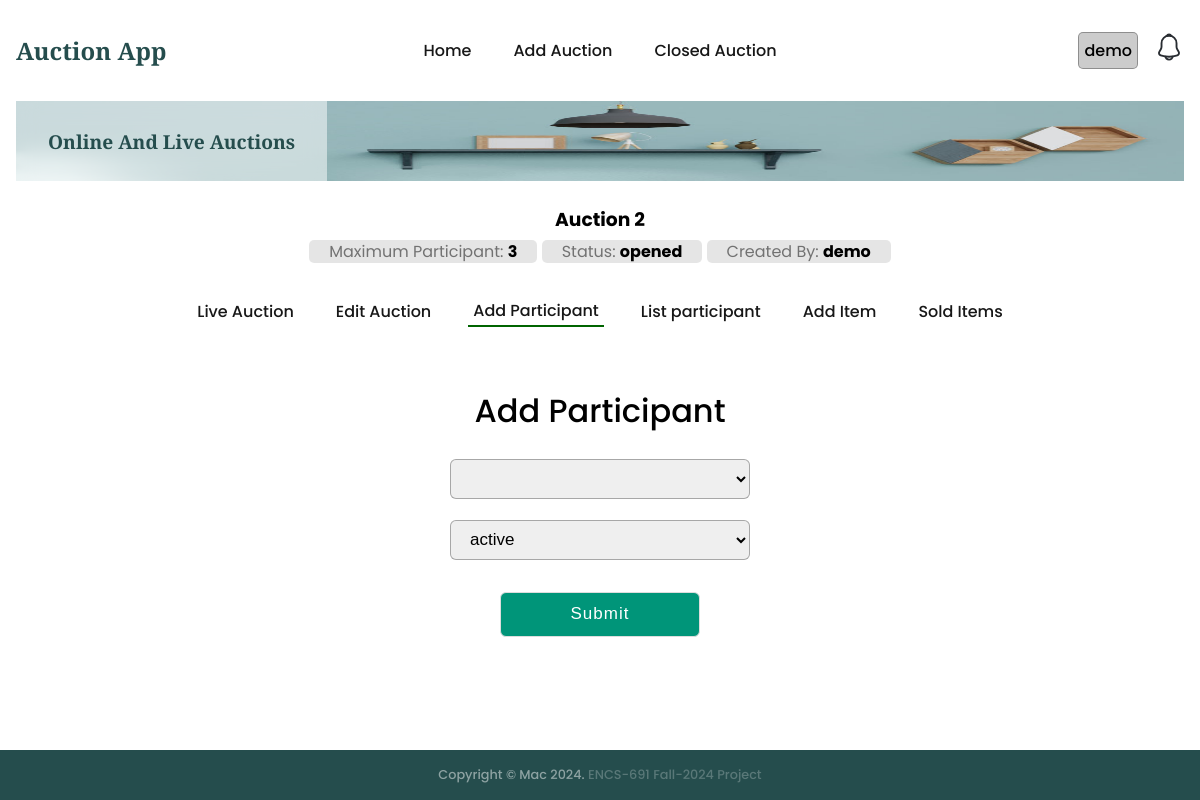
Before: /auction/2/participant/add (signed in) with the older database file.
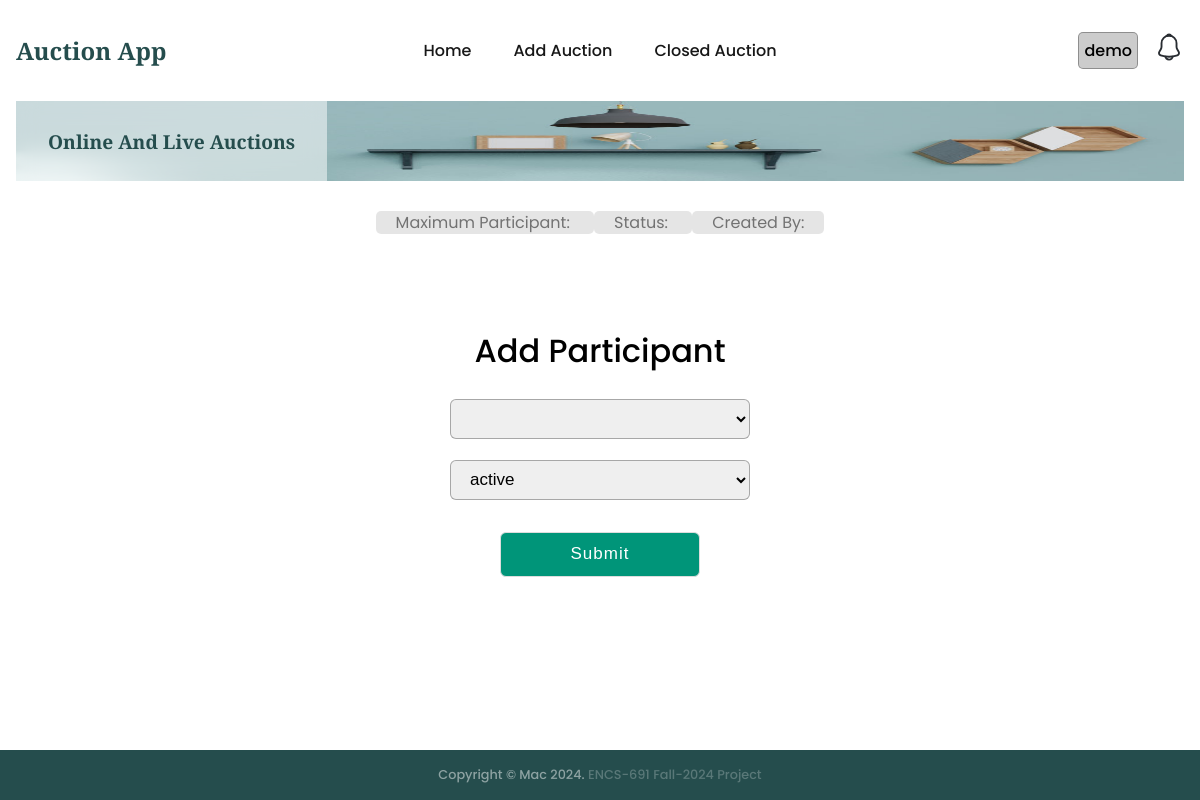
After: the same page with the newer database file.
### auctions/models.py (models this page shows, shortened)
class Auction(models.Model):
    name = models.CharField(max_length=200)
    description = models.CharField(max_length=200)
    status = models.CharField(max_length=200, default='opened')
    auction1 = models.CharField(max_length=200, default='0')
    maxparticipant = models.CharField(max_length=200, default='0')
    username = models.CharField(max_length=200, default='-')
    createdat = models.DateTimeField(default=timezone.now)

### auctions/views.py (the view)
# urls.py: path('auction/<int:id>/participant/add', views.addParticipant, name='addParticipant'),
@login_required
def addParticipant(req, id):
    if req.method == 'POST':
        return addNewParticipant(req, id)
    auction = getRecordByPk(Auction, id)
    context = {'auction':auction, 'participantStatus':participantStatus}
    return render(req, 'auctions/addParticipant.html', context=context)

### auctions/utils.py (called while the page is built)
def getRecordByPk(model, id):
    try:
        record = model.objects.get(pk=id)
    except (KeyError, model.DoesNotExist):
        logging.error('getRecordByPk: model does not exist')
        return None
    else:
        return record

### templates/auctions/addParticipant.html (shortened to what this page needs)
{% extends "auctions/auctionBase.html" %}
{% block auction_content %}
<div class="addContact container_main">
  <div class="registration form">
    <header>Add Participant</header>
    <form hx-post="{% url 'auctions:addParticipant' auction.id %}" hx-target=".participant-msg" enctype="multipart/form-data">
      <div class="auction-flex">
        <select name="username" id="participant" required></select>
        {% if participantStatus %}
        <select name="status" id="status">
          {% for status in participantStatus %}
            <option value="{{status}}">{{status}}</option>
          {% endfor %}
        </select>
        {% endif %}
      </div>
      <button type="submit" class="button">Submit</button>
    </form>
  </div>
</div>
{% endblock %}

### templates/auctions/auctionBase.html
{% extends "base.html" %}
{% block content %}
<section class="section__container product__container" id="product">
    <div class="auctionbase__header">
        <a href="{% url 'auctions:auctionIndex' auction.id %}">
            <h3>{{auction.name}}</h3>
            <span>Maximum Participant: <strong>{{auction.maxparticipant}}</strong></span>
            <span>Status: <strong>{{auction.status}}</strong></span>
            <span>Created By: <strong>{{auction.username}}</strong></span>
        </a>
    </div>
    <nav>
        <ul class="nav__links auction__nav__links" id="nav-links">
            {% if auction %}
                {% with current_url=request.get_full_path %}
                    {% url 'auctions:auctionIndex' auction.id as url %}
                    <li class="{% if current_url == url %} active-menu {%endif%}">
                        <a href="{{ url }}">Live Auction</a>
                    </li>
                    {% url 'auctions:editAuction' auction.id as url %}
                    <li class="{% if current_url == url %} active-menu {%endif%}">
                        <a href="{{ url }}">Edit Auction</a>
                    </li>
                    {% url 'auctions:addParticipant' auction.id as url %}
                    <li class="{% if current_url == url %} active-menu {%endif%}">
                        <a href="{{ url }}">Add Participant</a>
                    </li>
                    {% url 'auctions:listParticipant' auction.id as url %}
                    <li class="{% if current_url == url %} active-menu {%endif%}">
                        <a href="{{ url }}">List participant</a>
                    </li>
                    {% url 'auctions:addItem' auction.id as url%}
                    <li class="{% if current_url == url %} active-menu {%endif%}">
                        <a href="{{ url }}">Add Item</a>
                    </li>
                    {% url 'auctions:getSoldItems' auction.id as url %}
                    <li class="{% if current_url == url %} active-menu {%endif%}">
                        <a href="{{ url }}">Sold Items</a>
                    </li>
                {% endwith %}
            {% endif %}
        </ul>
    </nav>
    {% include "auctions/message.html" %}
    {% block auction_content %}{% endblock %}
</section>
{% endblock %}

Changed rows visible on the page:
removed Auction: name "Auction 2", maxparticipant "3", status "opened", username "demo"
Other visible differences:
text no longer shown: "Live Auction Edit Auction Add Participant List participant Add Item Sold Items"
